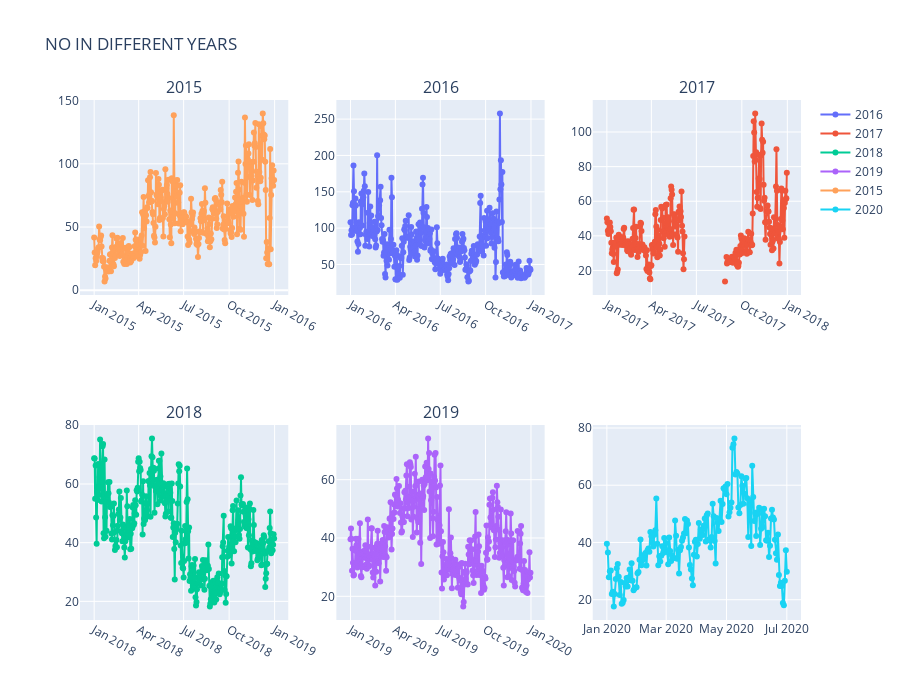

This figure's notebook cell:
### Code cell
from plotly.subplots import make_subplots
fig = make_subplots(rows=2, cols=3,subplot_titles=("2015","2016", "2017", "2018","2019"))
fig.add_trace(
    go.Scatter(
    name ="2016",
    mode = "lines+markers",
    y = aqi_level_16.iloc[:,2],
    x = aqi_level_16.iloc[:,1]),
    row = 1 ,col =2)


fig.add_trace(go.Scatter(
    name ="2017",
    mode = "lines+markers",
    y = aqi_level_17.iloc[:,2],
    x = aqi_level_17.iloc[:,1]),
    row=1, col=3
)

    
    


fig.add_trace(go.Scatter(
    name ="2018",
    mode = "lines+markers",
    y = aqi_level_18.iloc[:,2],
    x = aqi_level_18.iloc[:,1]),
    row=2, col=1
)

fig.add_trace(go.Scatter(
    name ="2019",
    mode = "lines+markers",
    y = aqi_level_19.iloc[:,2],
    x = aqi_level_19.iloc[:,1]),
    row=2, col=2
)

fig.add_trace(go.Scatter(
    name ="2015",
    mode = "lines+markers",
    y = aqi_level_15.iloc[:,2],
    x = aqi_level_15.iloc[:,1]),
    row=1, col=1
)
fig.add_trace(go.Scatter(name="2020",
                         mode = "lines+markers", 
                         y = aqi_level_20.iloc[:,2],
                         x = aqi_level_20.iloc[:,1]),
                         row = 2,col = 3)
fig.update_layout(title_text="NO IN DIFFERENT YEARS", height=700)
fig.show()

### Figure 1 — Plotly figure (JSON) as saved in the notebook; plotly's stock layout.template omitted (floating-point values rounded to 4 significant figures; data arrays with more than 128 entries replaced by an {"elided": "..."} marker saying what was removed)
{"data": [{"mode": "lines+markers", "name": "2016", "type": "scatter", "x": {"elided": "366 str values"}, "xaxis": "x2", "y": {"elided": "366 float values"}, "yaxis": "y2"}, {"mode": "lines+markers", "name": "2017", "type": "scatter", "x": {"elided": "365 str values"}, "xaxis": "x3", "y": {"elided": "365 float values"}, "yaxis": "y3"}, {"mode": "lines+markers", "name": "2018", "type": "scatter", "x": {"elided": "365 str values"}, "xaxis": "x4", "y": {"elided": "365 float values"}, "yaxis": "y4"}, {"mode": "lines+markers", "name": "2019", "type": "scatter", "x": {"elided": "365 str values"}, "xaxis": "x5", "y": {"elided": "365 float values"}, "yaxis": "y5"}, {"mode": "lines+markers", "name": "2015", "type": "scatter", "x": {"elided": "365 str values"}, "xaxis": "x", "y": {"elided": "365 float values"}, "yaxis": "y"}, {"mode": "lines+markers", "name": "2020", "type": "scatter", "x": {"elided": "183 str values"}, "xaxis": "x6", "y": {"elided": "183 float values"}, "yaxis": "y6"}], "layout": {"annotations": [{"font": {"size": 16}, "showarrow": false, "text": "2015", "x": 0.1444, "xanchor": "center", "xref": "paper", "y": 1, "yanchor": "bottom", "yref": "paper"}, {"font": {"size": 16}, "showarrow": false, "text": "2016", "x": 0.5, "xanchor": "center", "xref": "paper", "y": 1, "yanchor": "bottom", "yref": "paper"}, {"font": {"size": 16}, "showarrow": false, "text": "2017", "x": 0.8556, "xanchor": "center", "xref": "paper", "y": 1, "yanchor": "bottom", "yref": "paper"}, {"font": {"size": 16}, "showarrow": false, "text": "2018", "x": 0.1444, "xanchor": "center", "xref": "paper", "y": 0.375, "yanchor": "bottom", "yref": "paper"}, {"font": {"size": 16}, "showarrow": false, "text": "2019", "x": 0.5, "xanchor": "center", "xref": "paper", "y": 0.375, "yanchor": "bottom", "yref": "paper"}], "height": 700, "title": {"text": "NO IN DIFFERENT YEARS"}, "xaxis": {"anchor": "y", "domain": [0, 0.2889]}, "xaxis2": {"anchor": "y2", "domain": [0.3556, 0.6444]}, "xaxis3": {"anchor": "y3", "domain": [0.7111, 1]}, "xaxis4": {"anchor": "y4", "domain": [0, 0.2889]}, "xaxis5": {"anchor": "y5", "domain": [0.3556, 0.6444]}, "xaxis6": {"anchor": "y6", "domain": [0.7111, 1]}, "yaxis": {"anchor": "x", "domain": [0.625, 1]}, "yaxis2": {"anchor": "x2", "domain": [0.625, 1]}, "yaxis3": {"anchor": "x3", "domain": [0.625, 1]}, "yaxis4": {"anchor": "x4", "domain": [0, 0.375]}, "yaxis5": {"anchor": "x5", "domain": [0, 0.375]}, "yaxis6": {"anchor": "x6", "domain": [0, 0.375]}}}
